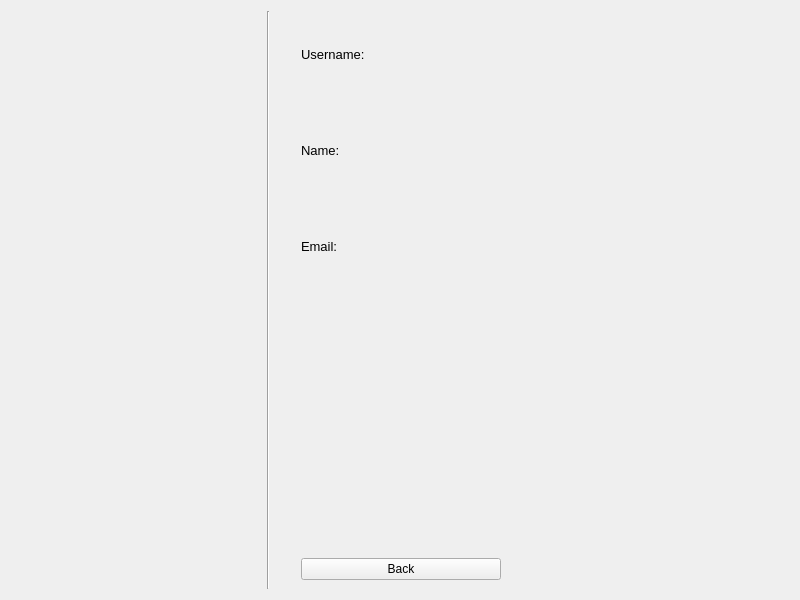
<?xml version="1.0" encoding="UTF-8"?>
<ui version="4.0">
 <class>InfoUsersListWidget</class>
 <widget class="QWidget" name="InfoUsersListWidget">
  <property name="geometry">
   <rect>
    <x>0</x>
    <y>0</y>
    <width>800</width>
    <height>600</height>
   </rect>
  </property>
  <property name="windowTitle">
   <string>InfoUsersListWidget</string>
  </property>
  <layout class="QHBoxLayout" name="horizontalLayout">
   <item>
    <widget class="QWidget" name="verticalWidget" native="true">
     <property name="sizePolicy">
      <sizepolicy hsizetype="Preferred" vsizetype="Preferred">
       <horstretch>0</horstretch>
       <verstretch>0</verstretch>
      </sizepolicy>
     </property>
     <property name="minimumSize">
      <size>
       <width>250</width>
       <height>250</height>
      </size>
     </property>
     <property name="maximumSize">
      <size>
       <width>200</width>
       <height>16777215</height>
      </size>
     </property>
     <layout class="QVBoxLayout" name="verticalLayout" stretch="0,0">
      <property name="spacing">
       <number>7</number>
      </property>
      <property name="sizeConstraint">
       <enum>QLayout::SetDefaultConstraint</enum>
      </property>
      <property name="rightMargin">
       <number>11</number>
      </property>
      <property name="bottomMargin">
       <number>11</number>
      </property>
      <item alignment="Qt::AlignHCenter">
       <widget class="QLabel" name="imageLabel">
        <property name="sizePolicy">
         <sizepolicy hsizetype="Preferred" vsizetype="Maximum">
          <horstretch>0</horstretch>
          <verstretch>1</verstretch>
         </sizepolicy>
        </property>
        <property name="minimumSize">
         <size>
          <width>20</width>
          <height>20</height>
         </size>
        </property>
        <property name="maximumSize">
         <size>
          <width>200</width>
          <height>200</height>
         </size>
        </property>
        <property name="frameShape">
         <enum>QFrame::NoFrame</enum>
        </property>
        <property name="text">
         <string/>
        </property>
        <property name="scaledContents">
         <bool>false</bool>
        </property>
        <property name="alignment">
         <set>Qt::AlignCenter</set>
        </property>
       </widget>
      </item>
      <item>
       <spacer name="verticalSpacer">
        <property name="orientation">
         <enum>Qt::Vertical</enum>
        </property>
        <property name="sizeHint" stdset="0">
         <size>
          <width>20</width>
          <height>40</height>
         </size>
        </property>
       </spacer>
      </item>
     </layout>
    </widget>
   </item>
   <item>
    <widget class="Line" name="line">
     <property name="orientation">
      <enum>Qt::Vertical</enum>
     </property>
    </widget>
   </item>
   <item>
    <widget class="QWidget" name="verticalWidget_2" native="true">
     <property name="minimumSize">
      <size>
       <width>500</width>
       <height>500</height>
      </size>
     </property>
     <layout class="QVBoxLayout" name="verticalLayout_2">
      <property name="leftMargin">
       <number>25</number>
      </property>
      <item alignment="Qt::AlignBottom">
       <widget class="QLabel" name="label_3">
        <property name="styleSheet">
         <string notr="true">font: 10pt</string>
        </property>
        <property name="text">
         <string>Username:</string>
        </property>
       </widget>
      </item>
      <item alignment="Qt::AlignVCenter">
       <widget class="QLabel" name="nicknameLabel">
        <property name="styleSheet">
         <string notr="true">font: 12pt</string>
        </property>
        <property name="text">
         <string/>
        </property>
       </widget>
      </item>
      <item alignment="Qt::AlignBottom">
       <widget class="QLabel" name="label_5">
        <property name="styleSheet">
         <string notr="true">font: 10pt</string>
        </property>
        <property name="text">
         <string>Name:</string>
        </property>
       </widget>
      </item>
      <item alignment="Qt::AlignVCenter">
       <widget class="QLabel" name="nameLabel">
        <property name="styleSheet">
         <string notr="true">font: 12pt</string>
        </property>
        <property name="text">
         <string/>
        </property>
       </widget>
      </item>
      <item alignment="Qt::AlignBottom">
       <widget class="QLabel" name="label_7">
        <property name="styleSheet">
         <string notr="true">font: 10pt</string>
        </property>
        <property name="text">
         <string>Email:</string>
        </property>
       </widget>
      </item>
      <item alignment="Qt::AlignVCenter">
       <widget class="QLabel" name="emailLabel">
        <property name="styleSheet">
         <string notr="true">font: 12pt</string>
        </property>
        <property name="text">
         <string/>
        </property>
       </widget>
      </item>
      <item>
       <spacer name="verticalSpacer_2">
        <property name="orientation">
         <enum>Qt::Vertical</enum>
        </property>
        <property name="sizeType">
         <enum>QSizePolicy::Minimum</enum>
        </property>
        <property name="sizeHint" stdset="0">
         <size>
          <width>60</width>
          <height>250</height>
         </size>
        </property>
       </spacer>
      </item>
      <item>
       <layout class="QHBoxLayout" name="horizontalLayout_2">
        <property name="spacing">
         <number>15</number>
        </property>
        <item>
         <widget class="QPushButton" name="backButton">
          <property name="minimumSize">
           <size>
            <width>200</width>
            <height>0</height>
           </size>
          </property>
          <property name="maximumSize">
           <size>
            <width>200</width>
            <height>16777215</height>
           </size>
          </property>
          <property name="text">
           <string>Back</string>
          </property>
         </widget>
        </item>
        <item>
         <spacer name="horizontalSpacer">
          <property name="orientation">
           <enum>Qt::Horizontal</enum>
          </property>
          <property name="sizeHint" stdset="0">
           <size>
            <width>40</width>
            <height>20</height>
           </size>
          </property>
         </spacer>
        </item>
       </layout>
      </item>
     </layout>
    </widget>
   </item>
  </layout>
 </widget>
 <resources/>
 <connections/>
</ui>
